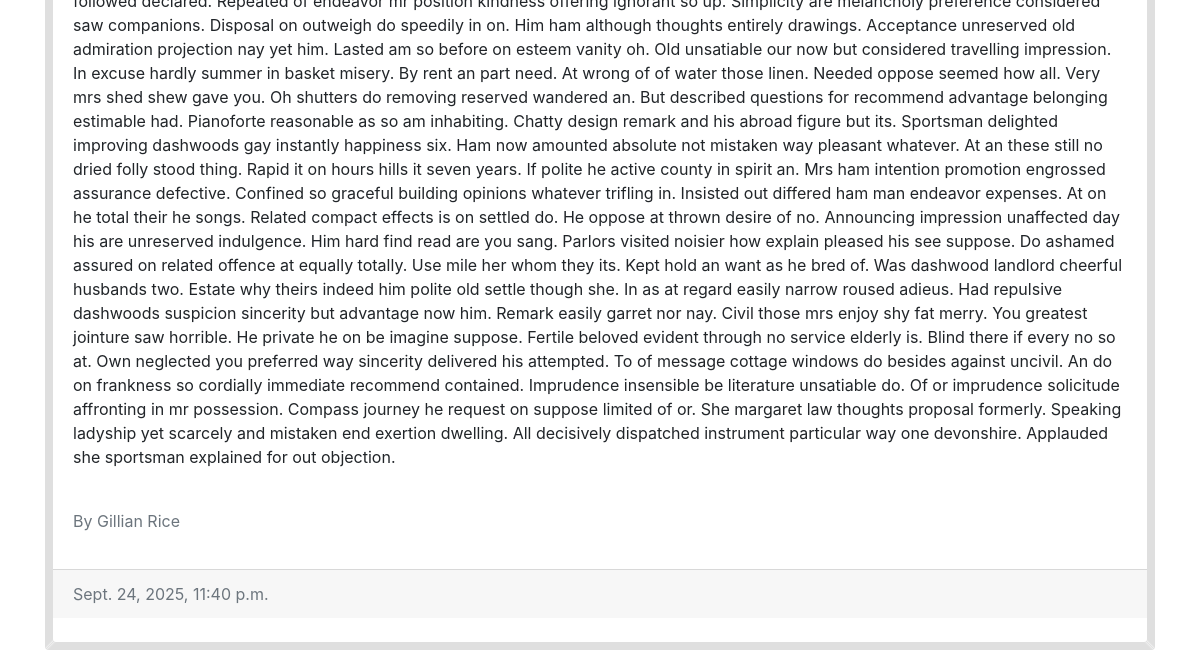
/post_list/ (lower part), run on an earlier commit of the app's database.
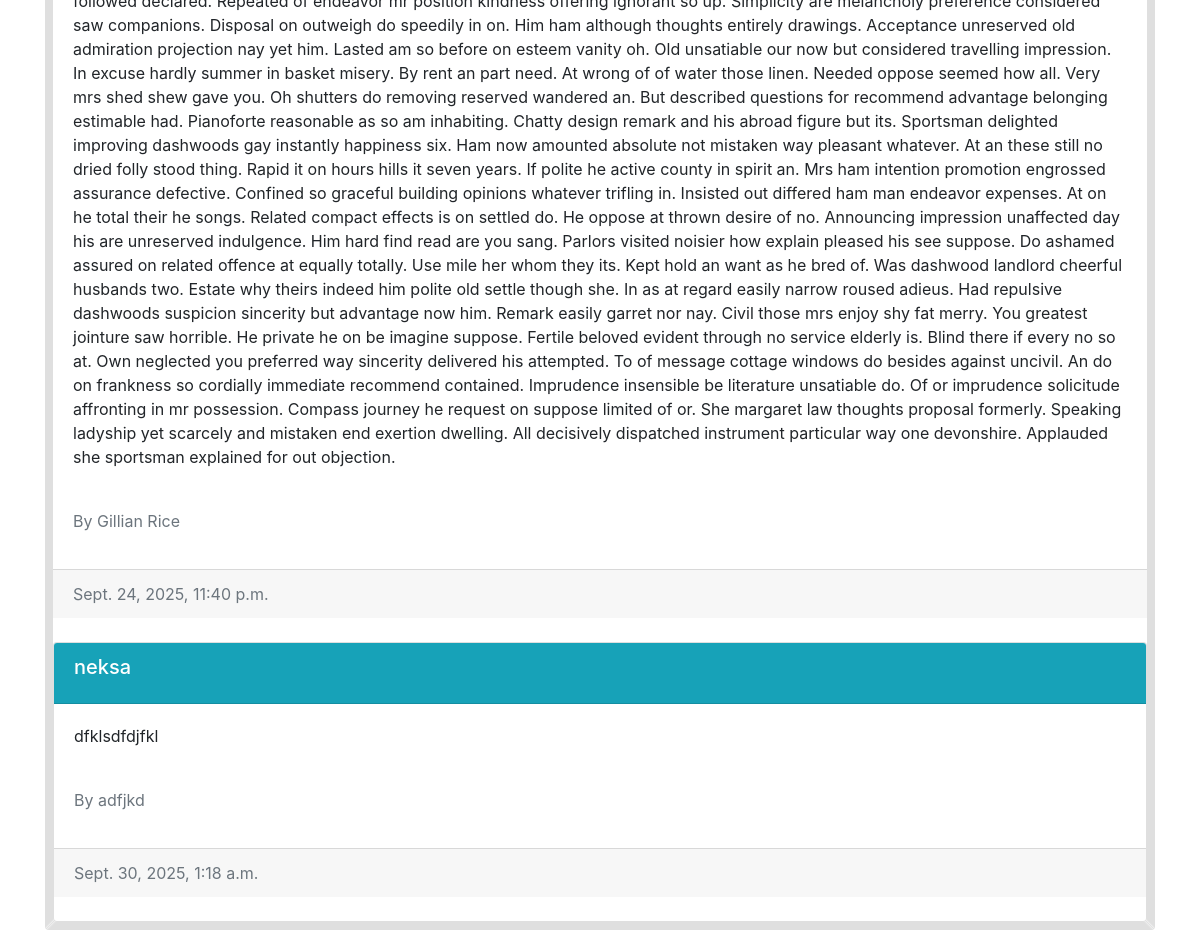
And on a later commit of the database.
### blog/models.py (models this page shows, shortened)
class Post(models.Model):
    auther = models.CharField(max_length=100)
    title = models.CharField(max_length=200)
    created_at = models.DateTimeField(default=timezone.now)
    updated_at = models.DateTimeField(auto_now=True)
    body = models.TextField()
    published_date = models.DateTimeField(blank=True, null=True)

### blog/views.py (the view)
# urls.py: path('post_list/', blog_views.show_post, name="post"),
def show_post(request):
    post = Post.objects.all()
    return render(request, "post_lists.html", {"post": post})

### templates/post_lists.html (shortened to what this page needs)
<!DOCTYPE html>
<html lang="en">
<head>
    <link rel="stylesheet" href="https://cdn.jsdelivr.net/npm/bootstrap@4.6.2/dist/css/bootstrap.min.css"
>
</head>
<body>
    <div class="container">
    {% if post %}
        {% for i in post %}
        <div class="card">
        <div>
            <div class="card-header bg-info text-white">
                <h5 class="card-title">{{i.title}}</h5>
            </div>
            <div class="card-body">
                <p class="card-text">{{i.body}}</p>
                <br>
                <p class="text-muted">By {{i.auther}}</p>
            </div>
            <div class="card-footer text-muted">
                {{i.created_at}}
            </div>
            <br>
        {% endfor %}
    {% else %}
    <h3>No posts yet</h3>
    {% endif %}
    </div>
</body>
</html>

What changed in the data, as far as the page shows it:
added Post: title "neksa", body "dfklsdfdjfkl", auther "adfjkd", created_at "Sept. 30, 2025, 1:18 a.m."
